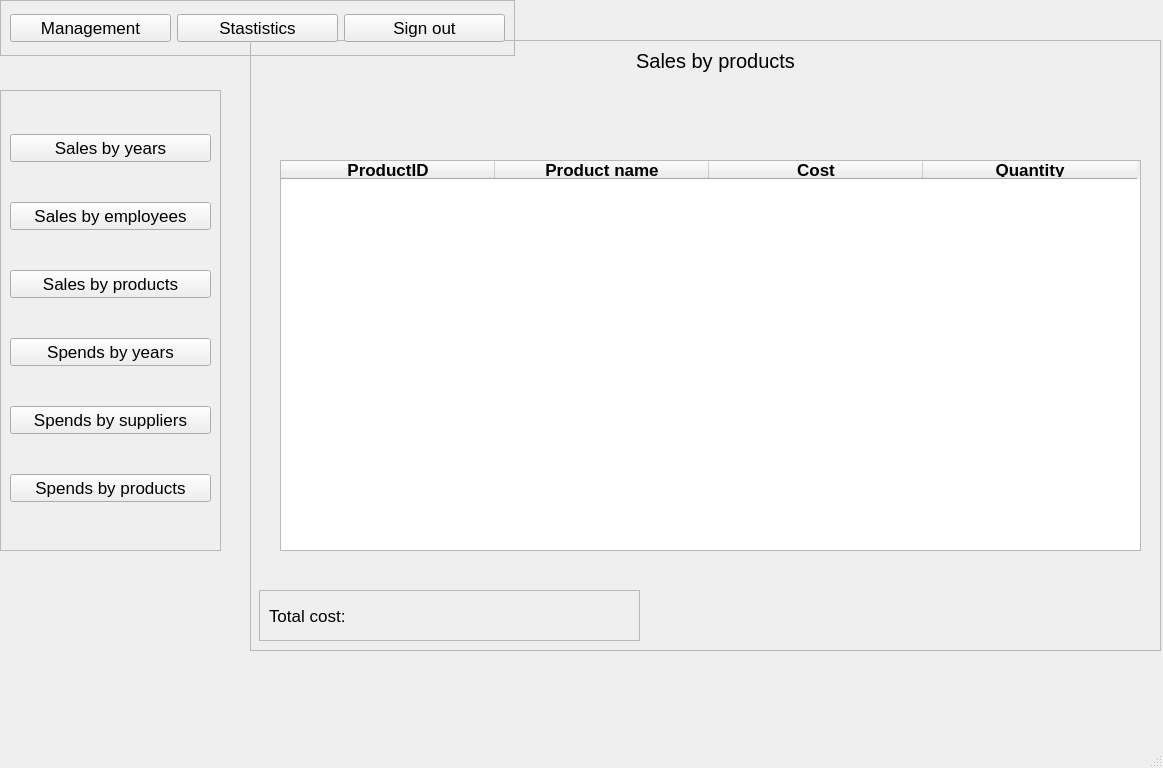
<?xml version="1.0" encoding="UTF-8"?>
<ui version="4.0">
 <class>SalesByProducts</class>
 <widget class="QMainWindow" name="SalesByProducts">
  <property name="geometry">
   <rect>
    <x>0</x>
    <y>0</y>
    <width>1163</width>
    <height>768</height>
   </rect>
  </property>
  <property name="font">
   <font>
    <pointsize>13</pointsize>
   </font>
  </property>
  <property name="windowTitle">
   <string>MainWindow</string>
  </property>
  <widget class="QWidget" name="centralwidget">
   <widget class="QFrame" name="frame_2">
    <property name="geometry">
     <rect>
      <x>250</x>
      <y>40</y>
      <width>911</width>
      <height>611</height>
     </rect>
    </property>
    <property name="frameShape">
     <enum>QFrame::StyledPanel</enum>
    </property>
    <property name="frameShadow">
     <enum>QFrame::Raised</enum>
    </property>
    <widget class="QLabel" name="label">
     <property name="geometry">
      <rect>
       <x>0</x>
       <y>0</y>
       <width>931</width>
       <height>41</height>
      </rect>
     </property>
     <property name="font">
      <font>
       <pointsize>15</pointsize>
      </font>
     </property>
     <property name="text">
      <string>Sales by products</string>
     </property>
     <property name="alignment">
      <set>Qt::AlignCenter</set>
     </property>
    </widget>
    <widget class="QLabel" name="graph">
     <property name="geometry">
      <rect>
       <x>14</x>
       <y>75</y>
       <width>881</width>
       <height>451</height>
      </rect>
     </property>
     <property name="text">
      <string/>
     </property>
    </widget>
    <widget class="QFrame" name="frame">
     <property name="geometry">
      <rect>
       <x>9</x>
       <y>550</y>
       <width>381</width>
       <height>51</height>
      </rect>
     </property>
     <property name="frameShape">
      <enum>QFrame::StyledPanel</enum>
     </property>
     <property name="frameShadow">
      <enum>QFrame::Raised</enum>
     </property>
     <layout class="QHBoxLayout" name="horizontalLayout_2">
      <item>
       <widget class="QLabel" name="label_2">
        <property name="text">
         <string>Total cost:</string>
        </property>
       </widget>
      </item>
      <item>
       <widget class="QLabel" name="totalCost">
        <property name="text">
         <string/>
        </property>
       </widget>
      </item>
     </layout>
    </widget>
    <widget class="QTableWidget" name="tableWidget">
     <property name="geometry">
      <rect>
       <x>30</x>
       <y>120</y>
       <width>861</width>
       <height>391</height>
      </rect>
     </property>
     <attribute name="horizontalHeaderDefaultSectionSize">
      <number>214</number>
     </attribute>
     <column>
      <property name="text">
       <string>ProductID</string>
      </property>
      <property name="font">
       <font>
        <weight>75</weight>
        <bold>true</bold>
       </font>
      </property>
      <property name="textAlignment">
       <set>AlignCenter</set>
      </property>
     </column>
     <column>
      <property name="text">
       <string>Product name</string>
      </property>
      <property name="font">
       <font>
        <weight>75</weight>
        <bold>true</bold>
       </font>
      </property>
      <property name="textAlignment">
       <set>AlignCenter</set>
      </property>
     </column>
     <column>
      <property name="text">
       <string>Cost</string>
      </property>
      <property name="font">
       <font>
        <weight>75</weight>
        <bold>true</bold>
       </font>
      </property>
      <property name="textAlignment">
       <set>AlignCenter</set>
      </property>
     </column>
     <column>
      <property name="text">
       <string>Quantity</string>
      </property>
      <property name="font">
       <font>
        <weight>75</weight>
        <bold>true</bold>
       </font>
      </property>
      <property name="textAlignment">
       <set>AlignCenter</set>
      </property>
     </column>
    </widget>
   </widget>
   <widget class="QFrame" name="frame_3">
    <property name="geometry">
     <rect>
      <x>0</x>
      <y>0</y>
      <width>515</width>
      <height>56</height>
     </rect>
    </property>
    <property name="layoutDirection">
     <enum>Qt::LeftToRight</enum>
    </property>
    <property name="frameShape">
     <enum>QFrame::StyledPanel</enum>
    </property>
    <property name="frameShadow">
     <enum>QFrame::Raised</enum>
    </property>
    <layout class="QHBoxLayout" name="horizontalLayout">
     <item>
      <widget class="QPushButton" name="management">
       <property name="text">
        <string>Management</string>
       </property>
      </widget>
     </item>
     <item>
      <widget class="QPushButton" name="statistics">
       <property name="text">
        <string>Stastistics</string>
       </property>
      </widget>
     </item>
     <item>
      <widget class="QPushButton" name="signOut">
       <property name="text">
        <string>Sign out</string>
       </property>
      </widget>
     </item>
    </layout>
   </widget>
   <widget class="QFrame" name="frame_5">
    <property name="geometry">
     <rect>
      <x>0</x>
      <y>90</y>
      <width>221</width>
      <height>461</height>
     </rect>
    </property>
    <property name="frameShape">
     <enum>QFrame::StyledPanel</enum>
    </property>
    <property name="frameShadow">
     <enum>QFrame::Raised</enum>
    </property>
    <layout class="QVBoxLayout" name="verticalLayout">
     <item>
      <widget class="QPushButton" name="salesByYears">
       <property name="text">
        <string>Sales by years</string>
       </property>
      </widget>
     </item>
     <item>
      <widget class="QPushButton" name="salesByEmployees">
       <property name="text">
        <string>Sales by employees</string>
       </property>
      </widget>
     </item>
     <item>
      <widget class="QPushButton" name="salesByProducts">
       <property name="text">
        <string>Sales by products</string>
       </property>
      </widget>
     </item>
     <item>
      <widget class="QPushButton" name="spendsByYears">
       <property name="text">
        <string>Spends by years</string>
       </property>
      </widget>
     </item>
     <item>
      <widget class="QPushButton" name="spendsBySuppliers">
       <property name="text">
        <string>Spends by suppliers</string>
       </property>
      </widget>
     </item>
     <item>
      <widget class="QPushButton" name="spendsByProducts">
       <property name="text">
        <string>Spends by products</string>
       </property>
      </widget>
     </item>
    </layout>
   </widget>
  </widget>
  <widget class="QMenuBar" name="menubar">
   <property name="geometry">
    <rect>
     <x>0</x>
     <y>0</y>
     <width>1163</width>
     <height>26</height>
    </rect>
   </property>
  </widget>
  <widget class="QStatusBar" name="statusbar"/>
 </widget>
 <resources/>
 <connections/>
</ui>
